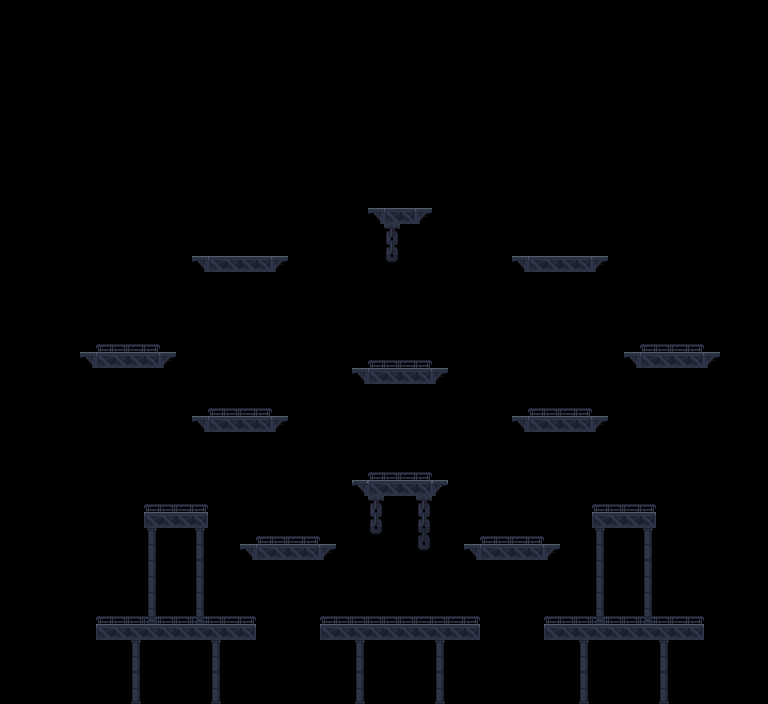

This game map was drawn from its Tiled (.tmx) file and the tilesets committed beside it. A one-line description and the trimmed map source follow:
An orthogonal 48x44 tile map with 16x16 px tiles, 2 tile layers (Middleground, Foreground), 1 hidden layer not drawn and 30 objects (16x wall, 13x goal, player).

<map version="1.2" tiledversion="2019.09.18" orientation="orthogonal" renderorder="right-down" compressionlevel="0" width="48" height="44" tilewidth="16" tileheight="16" infinite="0" nextlayerid="24" nextobjectid="57">
 <tileset firstgid="1" source="Industrial.tsx" />
 <layer id="13" name="Background" width="48" height="44" visible="0">
  <data>[2112 cells, 2112 non-empty, 4 distinct tile ids]</data>
 </layer>
 <layer id="15" name="Middleground" width="48" height="44">
  <data>[2112 cells, 60 non-empty, 10 distinct tile ids]</data>
 </layer>
 <layer id="23" name="Foreground" width="48" height="44">
  <data>[2112 cells, 170 non-empty, 10 distinct tile ids]</data>
 </layer>
 <objectgroup id="3" name="Objects">
  <object id="2" name="wall" x="96" y="624" width="160" height="16" />
  <object id="4" name="wall" x="240" y="544" width="96" height="16" />
  <object id="7" name="wall" x="320" y="624" width="160" height="16" />
  <object id="9" name="wall" x="544" y="624" width="160" height="16" />
  <object id="11" name="wall" x="592" y="512" width="64" height="16" />
  <object id="12" name="wall" x="464" y="544" width="96" height="16" />
  <object id="15" name="wall" x="352" y="480" width="96" height="16" />
  <object id="18" name="wall" x="144" y="512" width="64" height="16" />
  <object id="19" name="wall" x="192" y="416" width="96" height="16" />
  <object id="22" name="wall" x="80" y="352" width="96" height="16" />
  <object id="25" name="wall" x="352" y="368" width="96" height="16" />
  <object id="28" name="wall" x="512" y="416" width="96" height="16" />
  <object id="31" name="wall" x="624" y="352" width="96" height="16" />
  <object id="34" name="wall" x="512" y="256" width="96" height="16" />
  <object id="37" name="wall" x="192" y="256" width="96" height="16" />
  <object id="40" name="wall" x="368" y="208" width="64" height="16" />
  <object id="43" name="player" x="392" y="607.333" width="16" height="16" />
  <object id="44" name="goal" x="119.667" y="327.333" width="16" height="16" />
  <object id="45" name="goal" x="231.667" y="234.333" width="16" height="16" />
  <object id="46" name="goal" x="391.667" y="190" width="16" height="16" />
  <object id="47" name="goal" x="392.334" y="350" width="16" height="16" />
  <object id="48" name="goal" x="553" y="238.333" width="16" height="16" />
  <object id="49" name="goal" x="552.667" y="397.667" width="16" height="16" />
  <object id="50" name="goal" x="391.667" y="461.667" width="16" height="16" />
  <object id="51" name="goal" x="231.334" y="397.667" width="16" height="16" />
  <object id="52" name="goal" x="167.334" y="493.667" width="16" height="16" />
  <object id="53" name="goal" x="279.334" y="527.334" width="16" height="16" />
  <object id="54" name="goal" x="503.667" y="527.001" width="16" height="16" />
  <object id="55" name="goal" x="616.667" y="494.668" width="16" height="16" />
  <object id="56" name="goal" x="664.667" y="336.168" width="16" height="16" />
 </objectgroup>
</map>
